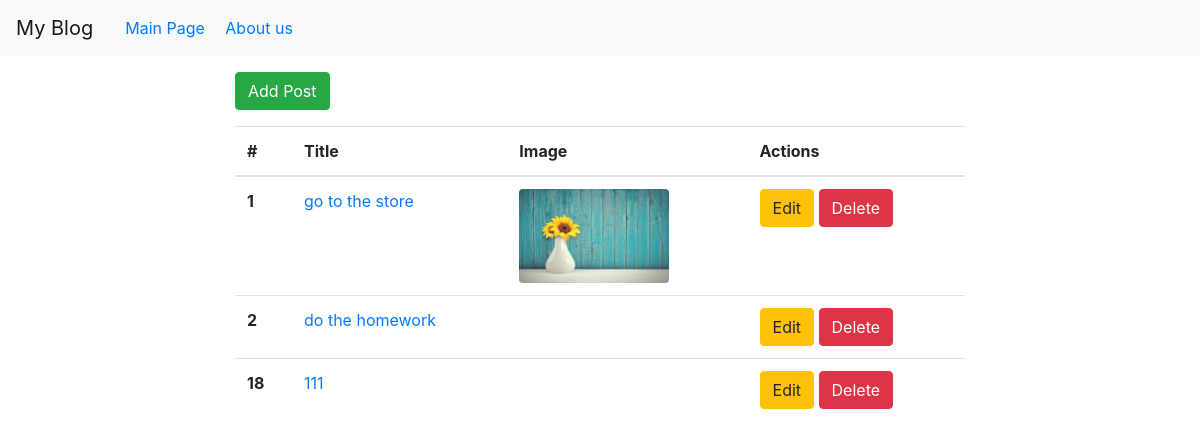
Before: / with the older database file.
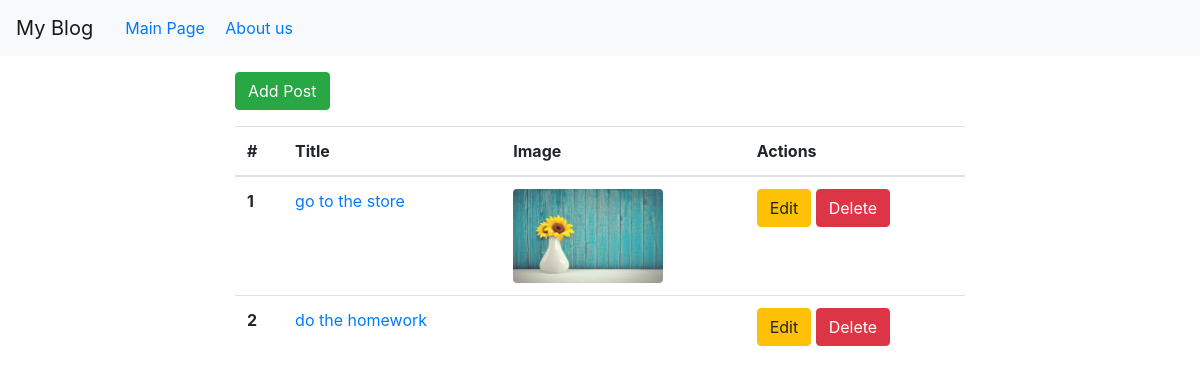
After: the same page with the newer database file.
### tables this page shows
CREATE TABLE `posts` (
  `id` int(11) NOT NULL,
  `title` varchar(255) NOT NULL,
  `picture` varchar(255) DEFAULT NULL
);

### app/controllers/homepage.php (called while the page is built)
<?php
$db = require_once __DIR__ . '/../models/database/start.php';
$posts = $db->getAll('posts');
require_once __DIR__ . '/../views/homepage.view.php';
?>

### app/models/helpers/Router.php (called while the page is built, shortened)
<?php
class Router {
	private $routes;
	private $current_route;
	private $error_route;
	public function __construct(array $routes, string $error_route){
		$this->routes = $routes;
		$this->error_route = $error_route;
		$this->current_route = $_SERVER['REQUEST_URI'];
		$params = $this->checkGet();
	}
	private function checkGet(){
		$get_params = stripos($this->current_route, '?');
		return $get_params !== false ? $get_params : false;
	}
	private function checkRoute(){
		return array_key_exists($this->current_route, $this->routes);
	}
	private function open($route){
		require_once __DIR__ . $route;
		die;
	}
	public function run(){
		$this->checkRoute() ? $this->open($this->routes[$this->current_route]) : $this->open($this->error_route);
	}
}
?>

### public/index.php (called while the page is built)
<?php
require_once __DIR__ . '/../app/models/helpers/functions.php';
require_once __DIR__ . '/../app/models/helpers/Router.php';
$config = require __DIR__ . '/../app/config.php';
$router = new Router($config['routes'], $config['error_404']);
$router->run();
?>

### app/config.php (called while the page is built)
<?php
return [
	'database' => [
		'database' => 'marlin1',
		'username' => 'root',
		'password' => '',
		'connection' => 'mysql:host=localhost',
		'charset' => 'utf8',
		'options' => [PDO::ATTR_ERRMODE => PDO::ERRMODE_EXCEPTION]
	],
	'routes' => [
		'/'       => '/../../controllers/homepage.php',
		'/show'   => '/../../controllers/show.php',
		'/create' => '/../../controllers/create.php',
		'/store'  => '/../../controllers/store.php',
		'/edit'   => '/../../controllers/edit.php',
		'/update' => '/../../controllers/update.php',
		'/delete' => '/../../controllers/delete.php',
		'/about'  => '/../../controllers/about.php'
	],
	'error_404' => '/../../controllers/404.php'
];

### app/models/database/start.php (called while the page is built)
<?php
$config = require __DIR__ . '/../../config.php';
require_once __DIR__ . '/QueryBuilder.php';
require_once __DIR__ . '/Connection.php';
return new QueryBuilder( Connection::make($config['database']) );

### app/models/database/Connection.php (called while the page is built)
<?php
class Connection {
	public static function make(array $config){
		try{
			return new PDO("{$config['connection']};dbname={$config['database']};charset={$config['charset']};",
				$config['username'],
				$config['password'],
				$config['options']
			);
		}catch(PDOException $e){
			die("Can not connect to the database");
		}
	}
}

### app/models/database/QueryBuilder.php (called while the page is built, shortened)
<?php
class QueryBuilder {
	protected $pdo;
	public function __construct(PDO $pdo){
		$this->pdo = $pdo;
	}
	public function getAll($table){
		$sql = "SELECT * FROM {$table}";
		$statement = $this->pdo->prepare($sql);
		$statement->execute($params);
		return $statement->fetchAll(PDO::FETCH_ASSOC);
	}
}

### app/models/helpers/functions.php (called while the page is built, shortened)
<?php
function checkImage($image){
	if($image != null){
		return true;
	} else {
		return false;
	}
}

### app/views/homepage.view.php (the view)
<?php require_once __DIR__ . '/includes/header.php'; ?>
	<div class="container">
		<div class="row">
			<div class="col-md-8 offset-md-2">
				<a href="/create" class="btn btn-success my-3">Add Post</a>
				<table class="table">
				  <thead>
				    <tr>
				      <th scope="col">#</th>
				      <th scope="col">Title</th>
				      <th scope="col">Image</th>
				      <th scope="col">Actions</th>
				    </tr>
				  </thead>
				  <tbody>
				  	<?php foreach($posts as $post): ?>
						<tr>
					      <th scope="row"><?= $post['id']; ?></th>
					      <td><a href="/show?id=<?=$post['id']?>"><?= $post['title']; ?></a></td>
					      <td>
					      	<?php if(checkImage($post['picture'])) : ?>
					      		<img src="./uploads/<?=$post['picture']?>" class="rounded" width="150px" alt="">
					        <?php endif; ?>
					      	</td>
					      <td>
							<a href="edit?id=<?=$post['id']?>" class="btn btn-warning">Edit</a>
							<a href="/delete?id=<?=$post['id']?>" class="btn btn-danger" onclick="return confirm('are you sure?')">Delete</a>
					      </td>
					    </tr>
				  	<?php endforeach; ?>
				  </tbody>
				</table>
			</div>
		</div>
	</div>
</body>
</html>

### app/views/includes/header.php (shortened to what this page needs)
<!DOCTYPE html>
<html lang="en">
<head>
	<link rel="stylesheet" href="https://stackpath.bootstrapcdn.com/bootstrap/4.2.1/css/bootstrap.min.css">
</head>
<body>
	<nav class="navbar navbar-expand-lg navbar-light bg-light">
	  <a class="navbar-brand" href="">My Blog</a>
	  <div class="collapse navbar-collapse" id="navbarSupportedContent">
	    <ul class="navbar-nav mr-auto">
	      <li class="nav-item">
	        <a class="mx-3" href="/">Main Page</a>
	        <a class="" href="/about">About us</a>
	      </li>
	    </ul>
	  </div>
	</nav>

Changed rows visible on the page:
removed posts: id "18", title "111"
